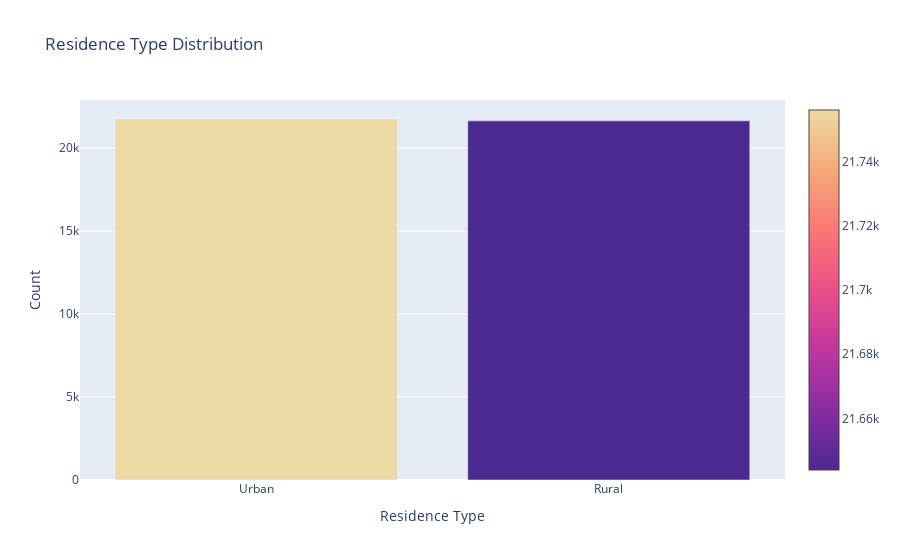

Source (notebook cell):
### Markdown cell above
Most people work for the private industry. So somewhat fast-paced versus the slower goverment jobs.

### Code cell
cnt_srs = df['Residence_type'].value_counts()
trace = go.Bar(
    x=cnt_srs.index,
    y=cnt_srs.values,
    marker=dict(
        color = cnt_srs.values,
        colorscale= 'agsunset',
        showscale=True
    ),
)
layout = go.Layout(
    title='Residence Type Distribution',
    xaxis_title="Residence Type",
    yaxis_title="Count"
)
data = [trace]
fig = go.Figure(data=data, layout=layout)
py.iplot(fig, filename="res_dist")

### Figure 1 — Plotly figure (JSON) as saved in the notebook; plotly's stock layout.template omitted (floating-point values rounded to 4 significant figures)
{"data": [{"marker": {"color": [21756, 21644], "colorscale": [[0, "rgb(75, 41, 145)"], [0.1667, "rgb(135, 44, 162)"], [0.3333, "rgb(192, 54, 157)"], [0.5, "rgb(234, 79, 136)"], [0.6667, "rgb(250, 120, 118)"], [0.8333, "rgb(246, 169, 122)"], [1, "rgb(237, 217, 163)"]], "showscale": true}, "type": "bar", "x": ["Urban", "Rural"], "y": [21756, 21644]}], "layout": {"title": {"text": "Residence Type Distribution"}, "xaxis": {"title": {"text": "Residence Type"}}, "yaxis": {"title": {"text": "Count"}}}}
